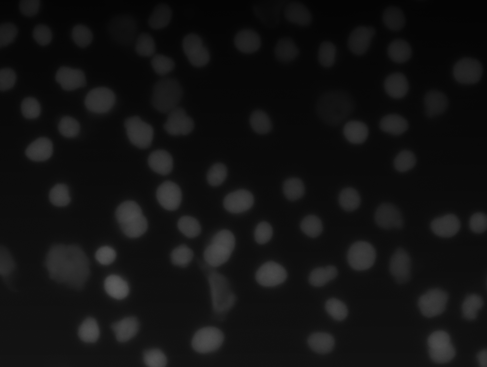
#> input picture normal40_var_refl.png, 487 x 367 px, shrunk from 1360 x 1024 before the run
$ python segment_nuclei.py
#> lines starting #> are read from the running program, lines starting #| are printed output that depends on the picture; after the words box and inside, x2 and y2 are one past the last pixel; in counts of white or black regions, pixels touching at a corner belong together
"""Nucleus segmentation in fluorescence microscopy with top-hat filtering and marker-based watershed.

Pipeline
1. Light Gaussian smoothing (sigma = 2 px) to suppress pixel noise.
2. White top-hat with a disk LARGER than a nucleus (radius 50 px; nuclei here are about 65 px across)
   to remove the uneven background illumination. A disk smaller than the objects would erase their
   interiors and leave only fragments, which is what radius 15 did in the first version.
3. Otsu threshold, removal of small specks, hole filling and a small opening.
4. Distance transform; its smoothed maxima (at least 20 px apart) become one marker per nucleus.
5. Watershed on the inverted distance map splits touching nuclei; tiny regions are dropped.
6. Shape features per nucleus: area, perimeter, axis ratio, eccentricity, solidity, mean intensity.

Usage:
    python segment_nuclei.py                              # default image, writes results/ and figures/
    python segment_nuclei.py --image my.png --tophat-radius 40
    python segment_nuclei.py --compare-radius 15          # also draw the old setting for comparison
"""
from __future__ import annotations

import argparse
from pathlib import Path

import matplotlib

matplotlib.use("Agg")
import matplotlib.pyplot as plt
import numpy as np
import pandas as pd
from scipy import ndimage as ndi
from skimage import color, filters, io, measure, morphology, segmentation
from skimage.feature import peak_local_max

ROOT = Path(__file__).resolve().parent


def load_gray(path: Path) -> np.ndarray:
    img = io.imread(path)
#> img is the input picture: shape (367, 487); min 4, max 91, mean 18
    if img.ndim == 3:
        img = color.rgb2gray(img[..., :3])  # already float in [0, 1]
    else:
        img = img.astype(float) / np.iinfo(img.dtype).max if np.issubdtype(img.dtype, np.integer) else img.astype(float)
    return img


def segment(gray: np.ndarray, tophat_radius: int = 50, sigma: float = 2.0, min_distance: int = 20,
            min_area: int = 300) -> tuple[np.ndarray, dict]:
#> called with tophat_radius = 50, sigma = 2, min_distance = 20, min_area = 300
    smooth = filters.gaussian(gray, sigma)
    tophat = morphology.white_tophat(smooth, morphology.disk(tophat_radius))
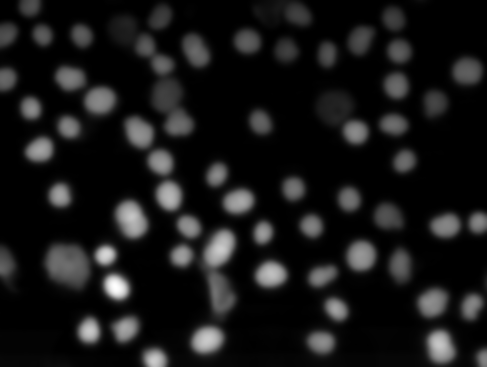
#> tophat: shape (367, 487) float64; min 0, max 0.284, mean 0.0264; drawn with min black and max white
    threshold = filters.threshold_otsu(tophat)
#> threshold = 0.0604
    mask = tophat > threshold
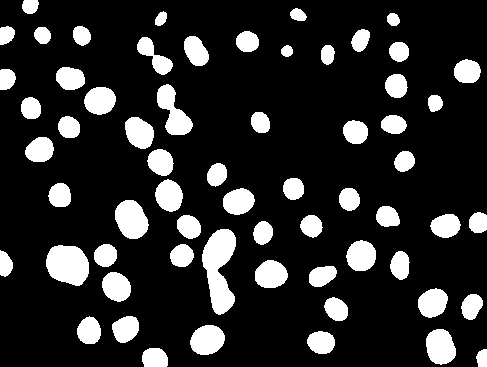
#> mask: shape (367, 487) bool; 17.1% white; 63 white regions, largest, box (x1, y1, x2, y2) and area: (202, 229, 236, 315) 1847, (46, 245, 89, 286) 1377, (115, 200, 149, 239) 985
#> (the run stopped early here; a loop or call above may not have finished)
